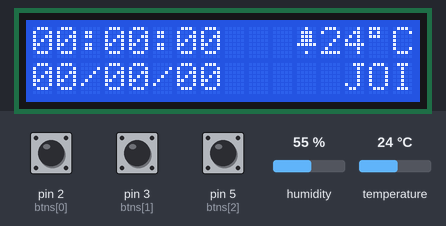
Bench run of a sketch on a simulated Arduino Uno, built with avr-gcc and run on an emulated ATmega328P. Parts: 16×2 character LCD. Inputs (shaded band) come from the test bench; at power-on: pin 2 (btns[0]) HIGH, pin 5 (btns[2]) HIGH, pin 3 (btns[1]) LOW, humidity 55 %, temperature 24 °C. What the sketch prints to the serial monitor is not drawn.

Above: at 1.2 s.
1.3 s: pin 2 (btns[0]) pulled LOW for 2.6 s
At 2.5 s:
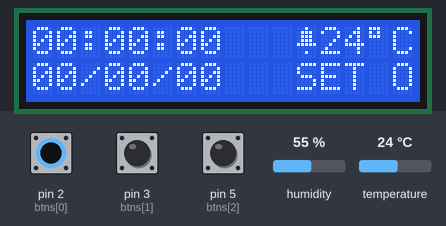
5.4 s: pin 5 (btns[2]) pulled LOW for 2.6 s
At 6.1 s:
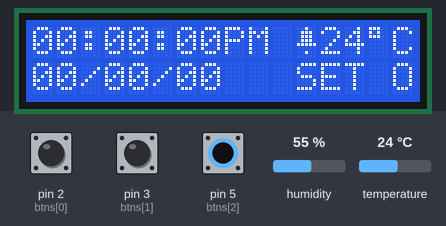
9.5 s: pin 3 (btns[1]) pulled HIGH for 2.6 s
At 13.7 s:
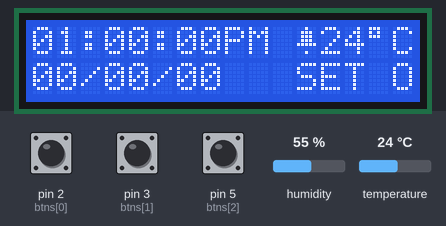
14.0 s: pin 2 (btns[0]) pulled LOW for 2.6 s
At 14.7 s:
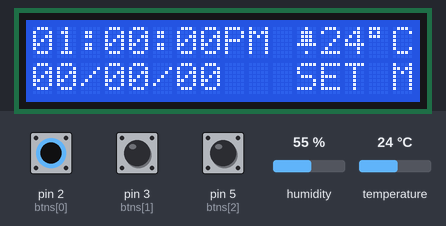
18.1 s: pin 5 (btns[2]) pulled LOW for 2.6 s
At 19.6 s:
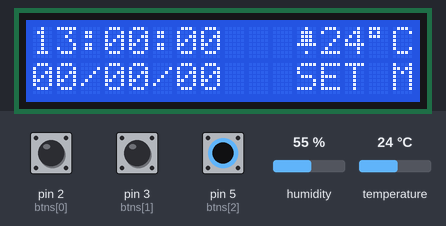
22.2 s: pin 3 (btns[1]) pulled HIGH for 2.6 s
At 25.8 s:
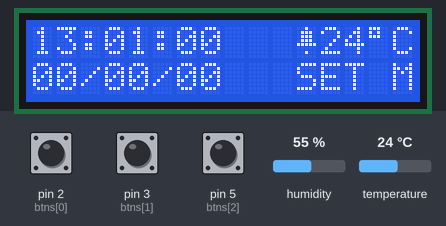
Timing chart, 0 to 27.3 s (numbered marks = the images above; inputs shaded):
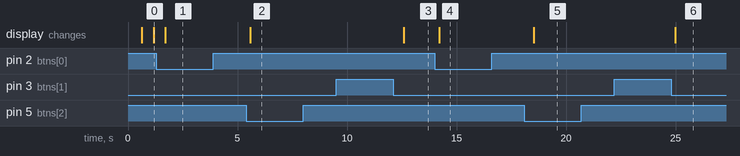

The sketch:

CeasDigital.ino
```cpp
#include <DHT.h>
#include <LiquidCrystal_I2C.h>
#include <util/delay.h>
#include "ceas.h"

#define DHTPIN 8
#define DHTTYPE DHT11

LiquidCrystal_I2C lcd(0x27,16,2);
DHT dht(DHTPIN, DHTTYPE);
volatile boolean backlight_on = 1;

uint8_t clocksym[8] = {
  B00100,
  B01110,
  B01110,
  B01110,
  B11111,
  B00000,
  B00100,
  B00000};
const String clockModes[] = {"SET O", "SET M", "SET S", "SET L", "SET Z", "SET A", "SET ", "SET O", "SET M"}; // ultimele 3 sunt pentru alarma
volatile int zile_luna [] = {31, 29, 31, 30, 31, 30, 31, 31, 30, 31, 30, 31};
const int btns[] = {2, 3, 5};
const int buzz = 6;

volatile int clockModeIndex = 0;

volatile int oraAlarma = 15, minutAlarma = 21, almAct = 1, almArm = 1, buzzAct = 0;

void setup()
{
  Serial.begin(9600);
  pinMode(RTC_CE, OUTPUT);
  pinMode(RTC_CLK, OUTPUT);
  pinMode(RTC_DATA, OUTPUT);

  pinMode(btns[0], INPUT);
  pinMode(btns[1], INPUT);
  pinMode(btns[2], INPUT);
  pinMode(buzz, OUTPUT);

  attachInterrupt(digitalPinToInterrupt(2),ISR_MODE,FALLING);
  attachInterrupt(digitalPinToInterrupt(3),ISR_UP,FALLING);
  PCICR  |= (1 << PCIE2);
  PCMSK2 |= (1<<PCINT21);

  lcd.init();
  lcd.backlight();
  lcd.createChar(1, clocksym);
  dht.begin();
  //setInitialState();

}

void renderLCD(){
  if(backlight_on)
    lcd.backlight();
  else
    lcd.noBacklight();
  char lcd_buffer[32];
  if(clockModeIndex >= 7){
    sprintf(lcd_buffer, "%02d:%02d   ", oraAlarma, minutAlarma);
  }
  else{
    if(am_pmmode == 0) //24 ore
    {
      sprintf(lcd_buffer, "%02d:%02d:%02d  ", ora, minute, secunde);
    }
    else
    {
      if(am){
        sprintf(lcd_buffer, "%02d:%02d:%02dAM", ora, minute, secunde);
      }
      else{
        sprintf(lcd_buffer, "%02d:%02d:%02dPM", ora, minute, secunde);
      }

    }
  }
  lcd.setCursor(0, 0);
  lcd.print(lcd_buffer);
  lcd.setCursor(12, 0);
  float temp = dht.readTemperature();
  lcd.print((int)temp);
  lcd.setCursor(14, 0);
  lcd.print((char)223);
  lcd.setCursor(15, 0);
  lcd.print("C");
  sprintf(lcd_buffer, "%02d/%02d/%02d", zi, luna, an);

  lcd.setCursor(11, 0);
  if(almAct){
    lcd.write(1);
  }
  else{
    lcd.write(' ');
  }
  lcd.setCursor(0, 1);
  lcd.print(lcd_buffer);
  if(clockModeIndex == 0){
    lcd.setCursor(11, 1);
    lcd.print("  ");
    lcd.setCursor(13, 1);
    lcd.print(zileSapt[ziuaSapt]);
  }
  else{
    lcd.setCursor(11, 1);
    lcd.print(clockModes[clockModeIndex - 1]);
    if(clockModeIndex == 7)
      lcd.write(1);
  }
}

void loop()
{
  delay(500);
  if(ora == oraAlarma && minute == minutAlarma){
    if(almArm == 1 && almAct == 1){
      buzzAct = !buzzAct;
      if(buzzAct){
        tone(buzz, 500);
     }
     else{
       noTone(buzz);
     }
    }
    else{
      noTone(buzz);
    }
  }
  else{
    almArm = 1;
    noTone(buzz);
  }

  if(clockModeIndex == 0){
    RTC_burst_read();
  }

  renderLCD();

}

void ISR_MODE(){
  _delay_ms(150);
  if(!(PIND & 0x4))
    clockModeIndex = (clockModeIndex + 1) % 10;
}

void ISR_UP(){
   _delay_ms(150);
  if((PIND & 0x8))
    return;

  if (clockModeIndex!=0)
    switch (clockModeIndex) {
      case 5:
        zi++;
        if (zi==zile_luna[luna-1]) zi=1;
        setZi();
        break;
      case 4:
        luna++;
        if (luna==13) luna=1;
        if (zi>zile_luna[luna-1]) zi=zile_luna[luna-1];
        setZi();
        setLuna();
        break;
      case 6:
        an++;
        if (an==2020) an=2013;
        if (an%4 == 0) zile_luna[1] = 29;
        else zile_luna[1] = 28;
        if (zi>zile_luna[luna-1]) zi=zile_luna[luna-1];
        setZi();
        setAn();
        break;
      case 1:
        ora++;
        if(am_pmmode == 0){
          if (ora>=24) ora=0;
        }
        else{
          if(ora == 13){
            ora = 0;
            am = (am + 1) % 2;
          }
        }
        setOra();
        break;
      case 2:
        minute++;
        if (minute==60) minute=0;
        setMinute();
        break;
      case 3:
        secunde++;
        if (secunde==60) secunde=0;
        setSecunde();
        break;
      case 7:
        almAct = !almAct;
        break;
      case 8:
        oraAlarma = (oraAlarma + 1) % 24;
        break;
      case 9:
        minutAlarma = (minutAlarma + 1) % 60;
        break;
    }
}

ISR(PCINT2_vect) {
  if(ora == oraAlarma && minute == minutAlarma){
    almArm = 0;
    return;
  }
  _delay_ms(150);
 if (!(PIND & 0x20))
 {
  if(clockModeIndex == 0){
    if (backlight_on) {
     backlight_on = false;
   }
   else {
     backlight_on = true;
   }
  }
  else{ // Comuta intre AM si PM
    if(am_pmmode == 1){
      am_pmmode = 0;
      ora = (ora + 12 * (!am))%24;
    }
    else{
      am_pmmode = 1;
      am = (ora > 12);
      if(ora > 12){
        ora -= 12;
      }
    }
    setOra();
  }

 }
}
```

ceas.h
```cpp
#define RTC_CE 11
#define RTC_CLK 9
#define RTC_DATA 10

#define RTC_BURST_READ 0xBF
#define RTC_SEC_READ 0x81
#define RTC_MIN_READ 0x83
#define RTC_ORA_READ 0x85
#define RTC_DATA_READ 0x87
#define RTC_LUNA_READ 0x89
#define RTC_ZSPT_READ 0x8B
#define RTC_AN_READ 0x8D

volatile byte zi, luna, an, ziuaSapt, ora, minute, secunde, am, am_pmmode;

String zileSapt[] = { "DUM", "LUN", "MAR", "MIE", "JOI", "VIN", "SAM"};

#define LEAP_YEAR(Y)     ( (Y>0) && !(Y%4) && ( (Y%100) || !(Y%400) ))
int ziDinData(){
  uint16_t months[] =
  {
    0, 31, 59, 90, 120, 151, 181, 212, 243, 273, 304, 334, 365 // days until 1st of month
  };

  uint32_t days = an * 365;   // days until year
  for (uint16_t i = 4; i < an; i+=4)
  {
    if (LEAP_YEAR(i)) days++;  // adjust leap years
  }

  days += months[luna-1] + zi;
  if ((luna > 2) && LEAP_YEAR(an)) days++;
  return days % 7;
}

byte clockReadRegister(byte reg){
  digitalWrite(RTC_CE, 0);
  byte clockData = 0;

  pinMode(RTC_DATA, OUTPUT);
  // init clock 0 pentru a trasmite pe primul front crescator
  digitalWrite(RTC_CLK, 0);
  // CE high ca sa inceapa transmisia
  digitalWrite(RTC_CE, 1);
  for(int j = 0;j<8;j++){
      digitalWrite(RTC_CLK, 0);
      digitalWrite(RTC_DATA, reg & (1 << j));
      digitalWrite(RTC_CLK, 1);

   }
  // Citim pe rand toti cei 8 biti ai registrului
  pinMode(RTC_DATA, INPUT);
    for(int j = 0;j<8;j++){
      digitalWrite(RTC_CLK, 0);
      clockData = clockData + (digitalRead(RTC_DATA) << j);
      digitalWrite(RTC_CLK, 1);
    }
  // Finalizam tranzactia cu ceasul
  digitalWrite(RTC_CE, 0);
  return clockData;
}

void clockWriteRegister(byte reg, byte val){
  digitalWrite(RTC_CE, 0);
  pinMode(RTC_DATA, OUTPUT);
  // init clock 0 pentru a trasmite pe primul front crescator
  digitalWrite(RTC_CLK, 0);
  // CE high ca sa inceapa transmisia
  digitalWrite(RTC_CE, 1);
  for(int j = 0;j<8;j++){
      digitalWrite(RTC_CLK, 0);
      delayMicroseconds(1);
      digitalWrite(RTC_DATA, (reg & (1 << j)) >> j);
      digitalWrite(RTC_CLK, 1);
      delayMicroseconds(1);

   }
  for(int j = 0;j<8;j++){
      digitalWrite(RTC_CLK, 0);
      delayMicroseconds(1);
      digitalWrite(RTC_DATA, (val & (1 << j)) >> j);
      digitalWrite(RTC_CLK, 1);
      delayMicroseconds(1);

   }
  // Finalizam tranzactia cu ceasul
  digitalWrite(RTC_CE, 0);
}

void startClock(){
  clockWriteRegister(RTC_SEC_READ - 1, secunde & 0b0111111);
}

void setSecunde(){
  clockWriteRegister(RTC_SEC_READ - 1, secunde % 10 + ((secunde / 10) << 4));
}
void setMinute(){
  clockWriteRegister(RTC_MIN_READ - 1, minute % 10 + ((minute / 10) << 4));
}

void setOra(){
  byte data = 0;
  if(am_pmmode == 1)// 12 ore
  {
    data = ora + (am << 5) + (am_pmmode) << 8;
  }
  else
  {
    data = ora%10 + ((ora / 10) << 4);
  }
  clockWriteRegister(RTC_ORA_READ - 1, data);
}

void setZi(){
  clockWriteRegister(RTC_DATA_READ - 1, zi % 10 + ((zi / 10) << 4));
}

void setLuna(){
  clockWriteRegister(RTC_LUNA_READ - 1, luna % 10 + ((luna / 10) << 4));
}

void setAn(){
  clockWriteRegister(RTC_AN_READ - 1, an % 10 + ((an / 10) << 4));
}

void setZiSapt(){
  clockWriteRegister(RTC_ZSPT_READ - 1, ziuaSapt);
}

// Citirea datelor din registrii RTC in mod burst

void RTC_burst_read(){
  byte clockData[8] = {0};
  digitalWrite(RTC_CE, 0);

  pinMode(RTC_DATA, OUTPUT);
  // init clock 0 pentru a trasmite pe primul front crescator
  digitalWrite(RTC_CLK, 0);
  // CE high ca sa inceapa transmisia
  digitalWrite(RTC_CE, 1);
  for(int j = 0;j<8;j++){
      digitalWrite(RTC_CLK, 0);
      delayMicroseconds(1);
      digitalWrite(RTC_DATA, (RTC_BURST_READ & (1 << j)) >> j);
      digitalWrite(RTC_CLK, 1);
      delayMicroseconds(1);

   }
  // Citim pe rand toti cei 8 registri ai ceasului
  pinMode(RTC_DATA, INPUT);
  for(int i=0;i<8;i++){
    for(int j = 0;j<8;j++){
      digitalWrite(RTC_CLK, 0);
      delayMicroseconds(1);
      clockData[i] = clockData[i] + (digitalRead(RTC_DATA) << j);
      digitalWrite(RTC_CLK, 1);
      delayMicroseconds(1);

    }
    Serial.println(clockData[i], BIN);
  }
  // Finalizam tranzactia cu ceasul
  digitalWrite(RTC_CE, 0);
  secunde = (clockData[0] & 0b1111) + ((clockData[0] & (0b111 << 4)) >> 4) * 10;
  minute = (clockData[1] & 0b1111) + ((clockData[1] & (0b111 << 4)) >> 4) * 10;
  am_pmmode = (clockData[2] & (1<< 7)) >> 7;
  if(am_pmmode == 1) //12 ore
  {
    ora = (clockData[2] & 0b11111) + ((clockData[2] & (0b1 << 4)) >> 4) * 10;
    am = !clockData[2] & (1<< 5);
  }
  else // 24 ore
  {
    ora = (clockData[2] & 0b1111) + ((clockData[2] & (0b11 << 4)) >> 4) * 10;
  }
  zi = (clockData[3] & 0b1111) + ((clockData[3] & (0b11 << 4)) >> 4) * 10;
  luna = (clockData[4] & 0b1111) + ((clockData[4] & (0b1 << 4)) >> 4) * 10;
  ziuaSapt = clockData[5];
  an = (clockData[6] & 0b1111) + ((clockData[6] & (0b1111 << 4)) >> 4) * 10;
  ziuaSapt = ziDinData();

}

void setInitialState(){
  zi = 5;
  luna = 12;
  an = 20;
  ziuaSapt = 1;
  ora = 15;
  minute = 22;
  secunde = 0;
  am = 0;
  am_pmmode = 0;
  setSecunde();
  setMinute();
  setOra();
  setZi();
  setLuna();
  setZiSapt();
  setAn();
}
```

Measured:
- after the input at 1.3 s, the display: changes after 0.40 s (image 1)
- after the input at 5.4 s, the display: changes after 0.18 s (image 2)
- after the input at 9.5 s, the display: changes after 3.1 s (image 3)
- after the input at 14.0 s, the display: changes after 0.21 s (image 4)
- after the input at 18.1 s, the display: changes after 0.42 s (image 5)
- after the input at 22.2 s, the display: changes after 2.8 s (image 6)
